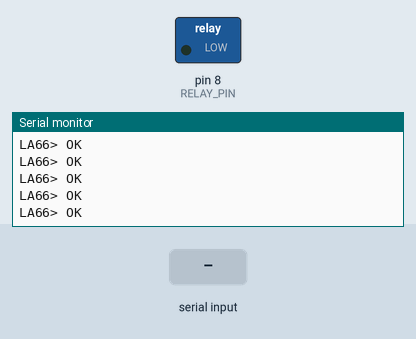
Bench run of a sketch on a simulated Arduino Uno, built with avr-gcc and run on an emulated ATmega328P. Shown: switched loads named in the sketch (green lamp = pin HIGH), the last lines printed to the serial monitor. The test bench sets the inputs (shaded band). The modem accepts every AT command (registered, SIM ready, sends succeed) and sends nothing else.

Above: at 3.7 s.
3.8 s: "JOINED\n" received over the second serial link
At 3.93 s:
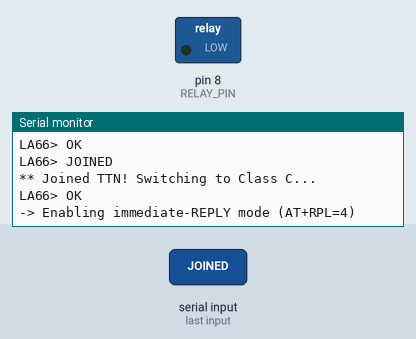
5.3 s: "Run AT+RECVB\n" received over the second serial link
At 6.2 s:
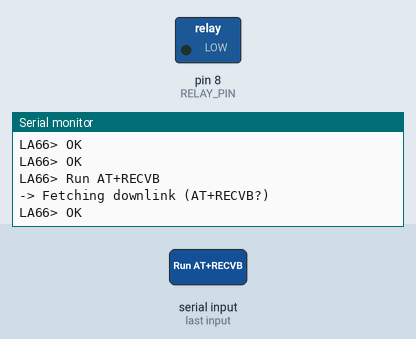
6.8 s: ":\n" received over the second serial link
At 7.7 s:
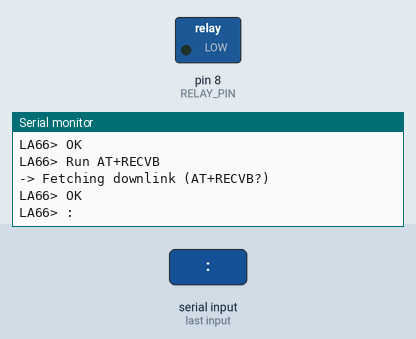

The sketch:

gate_opener.ino
```cpp
/*
 * LoRaWAN Gate Opener
 * Arduino Uno + Dragino LA66 LoRaWAN shield
 *
 * Joins The Things Network (OTAA), sends periodic heartbeat uplinks so TTN
 * has a window to deliver queued downlinks, and pulses a relay wired across
 * a gate remote's button when it receives payload 0x01 on FPort 1.
 *
 * Based on Dragino's "Join-TTN-network" example for the LA66 shield.
 * Copy secrets.example.h to secrets.h and fill in your TTN device keys.
 */
#include <SoftwareSerial.h>
#include "secrets.h"

// ——— CONFIGURATION ———
// Pins for LA66 UART connection
#define LA66_RX_PIN     10  // Arduino RX ← LA66 TX
#define LA66_TX_PIN     11  // Arduino TX → LA66 RX

// Pin driving the relay wired across the gate remote's button
#define RELAY_PIN        8

// Heartbeat and polling intervals (in milliseconds)
const unsigned long HEARTBEAT_INTERVAL_MS = 600000UL;  // e.g. 10 min
const unsigned long POLL_INTERVAL_MS      = 10000UL;   // e.g. 10 s
// ——— END CONFIGURATION ———

SoftwareSerial loraSerial(LA66_RX_PIN, LA66_TX_PIN);

// Buffer for incoming AT responses
char            buf[128];
uint8_t         bufPos       = 0;

// State tracking
bool            joinedNetwork = false;
unsigned long   lastHeartbeat = 0;
unsigned long   lastPoll      = 0;

void setup() {
  Serial.begin(9600);
  while (!Serial) {;}
  loraSerial.begin(9600);
  loraSerial.listen();

  pinMode(RELAY_PIN, OUTPUT);
  digitalWrite(RELAY_PIN, LOW);

  Serial.println(F("\n=== LA66 Gate Opener ==="));

  // 1) Reset the module
  Serial.println(F("Resetting module (ATZ)..."));
  loraSerial.println(F("ATZ"));
  delay(2000);

  // 2) Configure OTAA credentials
  Serial.println(F("Configuring OTAA keys..."));
  loraSerial.println(F("AT+NJM=1"));   // OTAA join mode
  delay(100);
  loraSerial.println(F("AT+DEUI=" LA66_DEVEUI));    // DevEUI
  delay(100);
  loraSerial.println(F("AT+APPEUI=" LA66_APPEUI));  // AppEUI
  delay(100);
  loraSerial.println(F("AT+APPKEY=" LA66_APPKEY));  // AppKey
  delay(100);

  // 3) Join TTN
  Serial.println(F("Joining TTN (AT+JOIN)..."));
  loraSerial.println(F("AT+JOIN"));
}

void loop() {
  // ——— 1) Read and handle all incoming AT responses ———
  while (loraSerial.available()) {
    char c = loraSerial.read();

    // End‑of‑line received?
    if (c == '\r' || c == '\n') {
      if (bufPos == 0) continue;
      buf[bufPos] = '\0';
      Serial.print(F("LA66> ")); Serial.println(buf);

      // a) Network joined?
      if (strncmp(buf, "JOINED", 6) == 0) {
        joinedNetwork = true;
        Serial.println(F("** Joined TTN! Switching to Class C..."));
        loraSerial.println(F("AT+CLASS=C"));
      }
      // b) First OK after Class C → enable reply mode + initial heartbeat
      else if (joinedNetwork && lastHeartbeat == 0 && strstr(buf, "OK") != NULL) {
        // Enable immediate downlink replies
        Serial.println(F("-> Enabling immediate-REPLY mode (AT+RPL=4)"));
        loraSerial.println(F("AT+RPL=4"));
        delay(100);

        // Send first heartbeat uplink (payload 0x00 on FPort 1)
        Serial.println(F("-> Sending first heartbeat (0x00)"));
        loraSerial.println(F("AT+MSGHEX=1:00"));
        lastHeartbeat = millis();
      }
      // c) Module indicates a downlink is pending?
      else if (strstr(buf, "Run AT+RECVB") != NULL) {
        Serial.println(F("-> Fetching downlink (AT+RECVB?)"));
        loraSerial.println(F("AT+RECVB?"));
      }
      // d) Direct downlink data line (e.g. "1: 01")
      else if (buf[0] >= '1' && buf[0] <= '9' && buf[1] == ':') {
        int fport = buf[0] - '0';
        // Parse first byte of payload
        uint8_t cmd = strtoul(buf + 2, NULL, 16);
        Serial.print(F("Downlink on FPort ")); Serial.print(fport);
        Serial.print(F(", cmd=0x")); Serial.println(cmd, HEX);

        if (fport == 1 && cmd == 0x01) {
          Serial.println(F("** Triggering gate relay **"));
          digitalWrite(RELAY_PIN, HIGH);
          delay(1000);
          digitalWrite(RELAY_PIN, LOW);
          Serial.println(F("Relay off."));
        }
      }

      // Reset buffer for next line
      bufPos = 0;
    }
    else {
      // Accumulate characters
      if (bufPos < sizeof(buf) - 1) {
        buf[bufPos++] = c;
      }
    }
  }

  // ——— 2) Periodic heartbeat uplink ———
  if (joinedNetwork && lastHeartbeat > 0) {
    unsigned long now = millis();
    if (now - lastHeartbeat >= HEARTBEAT_INTERVAL_MS) {
      Serial.println(F("-> Sending periodic heartbeat (0x00)"));
      loraSerial.println(F("AT+MSGHEX=1:00"));
      lastHeartbeat = now;
    }
  }

  // ——— 3) Regularly poll for buffered downlinks ———
  if (joinedNetwork && lastPoll > 0 && millis() - lastPoll >= POLL_INTERVAL_MS) {
    Serial.println(F("-> Polling for downlink (AT+RECVB?)"));
    loraSerial.println(F("AT+RECVB?"));
    lastPoll = millis();
  }
  // Initialize lastPoll on first run after join
  else if (joinedNetwork && lastPoll == 0 && lastHeartbeat > 0) {
    lastPoll = millis();
  }

  // nothing else here — waiting for heartbeats & downlinks
}
```

secrets.example.h
```cpp
// TTN device credentials for the LA66 (OTAA).
// Copy this file to secrets.h and fill in the values from your TTN console.
// secrets.h is listed in .gitignore - never commit it.
#pragma once

#define LA66_DEVEUI "00 00 00 00 00 00 00 00"
#define LA66_APPEUI "00 00 00 00 00 00 00 00"
#define LA66_APPKEY "00 00 00 00 00 00 00 00 00 00 00 00 00 00 00 00"
```

Measured:
- after the input at 3.8 s, the serial monitor: prints a new line at once (image 1)
- after the input at 5.3 s, the serial monitor: prints a new line at once (image 2)
- after the input at 6.8 s, the serial monitor: prints a new line at once (image 3)
